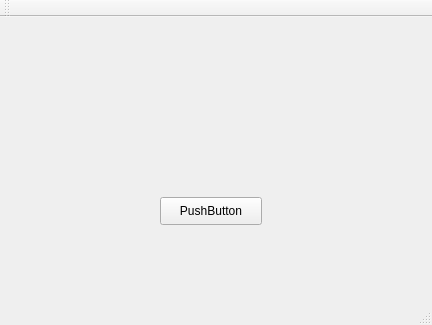
<?xml version="1.0" encoding="UTF-8"?>
<ui version="4.0">
 <class>Alineacion</class>
 <widget class="QMainWindow" name="Alineacion">
  <property name="geometry">
   <rect>
    <x>0</x>
    <y>0</y>
    <width>432</width>
    <height>325</height>
   </rect>
  </property>
  <property name="windowTitle">
   <string>Alineacion</string>
  </property>
  <widget class="QWidget" name="centralWidget">
   <widget class="QPushButton" name="pushButton">
    <property name="geometry">
     <rect>
      <x>160</x>
      <y>180</y>
      <width>102</width>
      <height>28</height>
     </rect>
    </property>
    <property name="text">
     <string>PushButton</string>
    </property>
   </widget>
  </widget>
  <widget class="QMenuBar" name="menuBar">
   <property name="geometry">
    <rect>
     <x>0</x>
     <y>0</y>
     <width>432</width>
     <height>26</height>
    </rect>
   </property>
  </widget>
  <widget class="QToolBar" name="mainToolBar">
   <attribute name="toolBarArea">
    <enum>TopToolBarArea</enum>
   </attribute>
   <attribute name="toolBarBreak">
    <bool>false</bool>
   </attribute>
  </widget>
  <widget class="QStatusBar" name="statusBar"/>
 </widget>
 <layoutdefault spacing="6" margin="11"/>
 <resources/>
 <connections/>
</ui>
